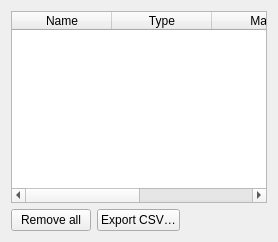
<?xml version="1.0" encoding="UTF-8"?>
<!--
  UFE sequence dialog (ADR-044 rev): the Compare section's sequence
  table in its own small window. Loaded by gui/ufe_sequence_dialog.py
  through gui/ui_loader.py; the class tag matches the Python class so
  the i18n context carries over. Window-level concerns (title, minimum
  size, hiding the action buttons when no callback is given) stay in
  code.
-->
<ui version="4.0">
 <class>UfeSequenceDialog</class>
 <widget class="QWidget" name="UfeSequenceDialog">
  <layout class="QVBoxLayout" name="vbox_seqdlg">
   <item>
    <widget class="QTableWidget" name="table">
     <property name="columnCount"><number>4</number></property>
     <attribute name="horizontalHeaderStretchLastSection"><bool>false</bool></attribute>
     <attribute name="verticalHeaderVisible"><bool>false</bool></attribute>
     <column><property name="text"><string>Name</string></property></column>
     <column><property name="text"><string>Type</string></property></column>
     <column><property name="text"><string>Mag</string></property></column>
     <column><property name="text"><string/></property></column>
    </widget>
   </item>
   <item>
    <layout class="QHBoxLayout" name="row_actions">
     <item><widget class="QPushButton" name="btn_clear"><property name="text"><string>Remove all</string></property></widget></item>
     <item><widget class="QPushButton" name="btn_export"><property name="text"><string>Export CSV…</string></property></widget></item>
     <item><spacer name="hsp_actions"><property name="orientation"><enum>Qt::Horizontal</enum></property><property name="sizeHint" stdset="0"><size><width>40</width><height>20</height></size></property></spacer></item>
    </layout>
   </item>
  </layout>
 </widget>
 <resources/>
 <connections/>
</ui>
